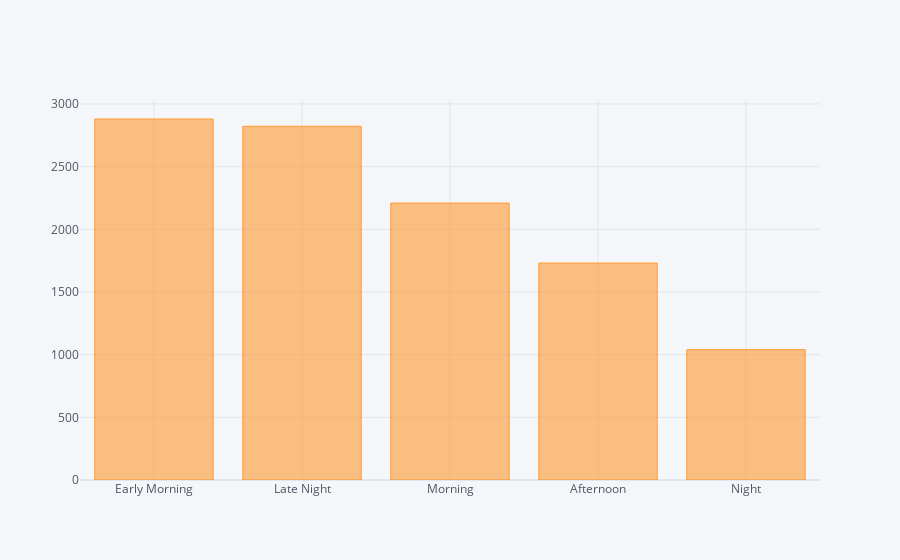

Source (notebook cell):
### Code cell
data['Dep_Time_hour'].apply(flight_departure_time).value_counts().iplot(kind = 'bar')

### Figure 1 — Plotly figure (JSON) as saved in the notebook; plotly's stock layout.template omitted (floating-point values rounded to 4 significant figures)
{"data": [{"marker": {"color": "rgba(255, 153, 51, 0.6)", "line": {"color": "rgba(255, 153, 51, 1.0)", "width": 1}}, "name": "count", "orientation": "v", "text": "", "type": "bar", "x": ["Early Morning", "Late Night", "Morning", "Afternoon", "Night"], "y": [2880, 2822, 2209, 1731, 1040]}], "layout": {"autosize": true, "legend": {"bgcolor": "#F5F6F9", "font": {"color": "#4D5663"}}, "paper_bgcolor": "#F5F6F9", "plot_bgcolor": "#F5F6F9", "title": {"font": {"color": "#4D5663"}}, "xaxis": {"autorange": true, "gridcolor": "#E1E5ED", "range": [-0.5, 4.5], "showgrid": true, "tickfont": {"color": "#4D5663"}, "title": {"font": {"color": "#4D5663"}, "text": ""}, "type": "category", "zerolinecolor": "#E1E5ED"}, "yaxis": {"autorange": true, "gridcolor": "#E1E5ED", "range": [0, 3032.0], "showgrid": true, "tickfont": {"color": "#4D5663"}, "title": {"font": {"color": "#4D5663"}, "text": ""}, "type": "linear", "zerolinecolor": "#E1E5ED"}}}
